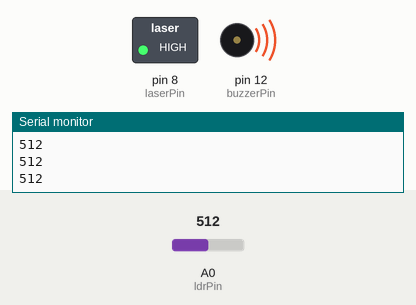
This sketch was run on a simulated Arduino Uno, built with avr-gcc and run on an emulated ATmega328P. Shown: switched loads named in the sketch (green lamp = pin HIGH), buzzer (waves = sounding, pin HIGH), the last lines printed to the serial monitor. The test bench sets the inputs (shaded band); at power-on: A0 (ldrPin) = 512.

Above: at 1.2 s.
1.3 s: A0 (ldrPin) set to 312
2.8 s: A0 (ldrPin) set to 287
At 3.2 s:
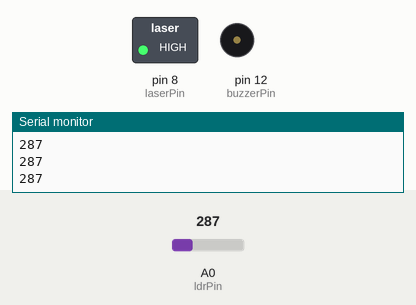
4.3 s: A0 (ldrPin) set to 306
At 4.7 s:
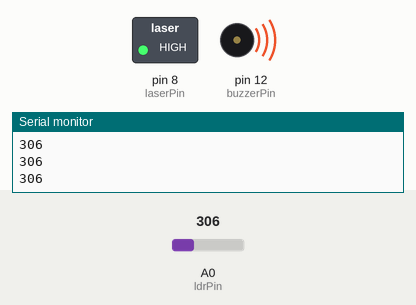
5.8 s: A0 (ldrPin) set to 290
At 6.2 s:
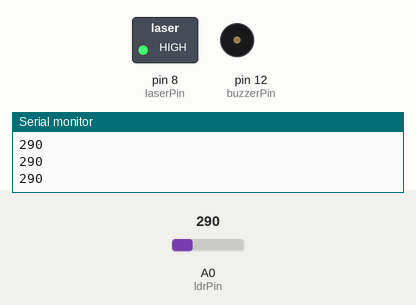
Timing chart, 0 to 8.3 s (numbered marks = the images above; inputs shaded):
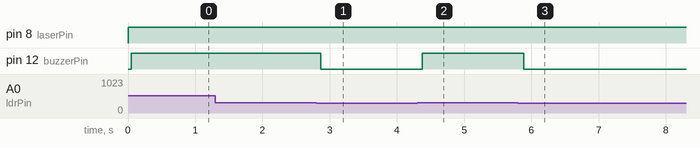

Measured:
- the behaviour switches between 301 and 300 on A0 (ldrPin) (found by bisection; images 0 and 1)
- after the input at 2.8 s, pin 12 (buzzerPin): HIGH → LOW after 0.07 s
- after the input at 4.3 s, pin 12 (buzzerPin): LOW → HIGH after 0.08 s
- after the input at 5.8 s, pin 12 (buzzerPin): HIGH → LOW after 0.08 s

The sketch:

laser.ino
```cpp
//Projeto – Alarme simples com módulo laser, ldr e buzzer
const int laserPin = 8;
const int ldrPin = A0;
int valorLDR = 0;
const int buzzerPin = 12;

void setup() {
  Serial.begin(9600);
  pinMode(laserPin, OUTPUT);
  pinMode(buzzerPin, OUTPUT);
  pinMode(ldrPin, INPUT);
}

void loop() {
  digitalWrite(laserPin, HIGH);
  valorLDR = analogRead(ldrPin);
  Serial.println(valorLDR);
  delay(50);
  if ((valorLDR) > 300) {
    digitalWrite(buzzerPin, HIGH);
  } else {
    digitalWrite(buzzerPin, LOW);
  }
}
```
